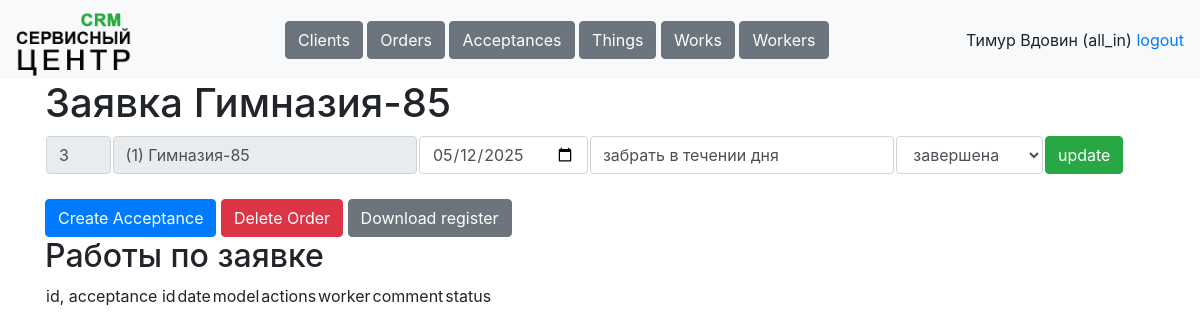
The app's page /tables/orders/3 (signed in) with its own data.
### data/tables.py (models this page shows, shortened)
class Worker(db_session.SqlAlchemyBase, SerializerMixin, UserMixin):
    __tablename__ = 'workers'
    id = Column(sqlalchemy.Integer, primary_key=True, autoincrement=True)
    username = Column(sqlalchemy.String, nullable=True)
    name = Column(sqlalchemy.String, nullable=True)
    password = Column(sqlalchemy.String, nullable=True)
    role = Column(sqlalchemy.String, nullable=True)
    phone = Column(sqlalchemy.String, nullable=True)
    comment = Column(sqlalchemy.String, nullable=True)
    works = orm.relationship('Work', back_populates='worker')
    acceptances = orm.relationship('Acceptance', back_populates='worker')

class Client(db_session.SqlAlchemyBase, SerializerMixin):
    __tablename__ = 'clients'
    id = Column(sqlalchemy.Integer, primary_key=True, autoincrement=True)
    name = Column(sqlalchemy.String, nullable=True, default='')
    address = Column(sqlalchemy.String, nullable=True, default='')
    phone = Column(sqlalchemy.String, nullable=True, default='')
    comment = Column(sqlalchemy.String, nullable=True, default='')
    orders = orm.relationship('Order', back_populates='client')
    things = orm.relationship('Thing', back_populates='client')

class Order(db_session.SqlAlchemyBase, SerializerMixin):
    __tablename__ = 'orders'
    id = Column(sqlalchemy.Integer, primary_key=True, autoincrement=True)
    client_id = Column(sqlalchemy.Integer, sqlalchemy.ForeignKey('clients.id'))
    create_date = Column(sqlalchemy.Date, default=dt.date.today())
    comment = Column(sqlalchemy.String, nullable=True, default='')
    status = Column(sqlalchemy.String, nullable=True, default='created')
    client = orm.relationship('Client')
    acceptances = orm.relationship('Acceptance', back_populates='order')

### main.py (the view)
@app.route('/tables/orders/<int:order_id>', methods=['GET', 'POST'])
@stuff.login_and_role_required(current_user, '/tables/order')
def order(order_id):
    if request.method == 'GET':
        return render_template('order.html', user=current_user,
                               order=stuff.get_entry('orders', order_id))
    elif request.method == 'POST':
        stuff.update_entry('orders', request.form)
        return redirect(f'/tables/orders')

### main.py (called while the page is built)
@login_manager.user_loader
def load_user(worker_id):
    worker = stuff.db_sess.get(Worker, worker_id)
    return worker

### stuff.py (called while the page is built)
def is_role_acceptable(role, page):
    return True

def login_and_role_required(current_user, page):
    def wrapper(f):
        @wraps(f)
        def decorated_function(*args, **kwargs):
            if current_user.is_authenticated:
                if is_role_acceptable(current_user.role, page):
                    return f(*args, **kwargs)
                return redirect('/dashboard')
            resp = redirect('/login')
            return resp
        return decorated_function
    return wrapper

def get_table(table, sort='id', reverse=0):
    if table == 'clients':
        return db_sess.query(Client)
    elif table == 'orders':
        return db_sess.query(Order)
    elif table == 'acceptances':
        return db_sess.query(Acceptance)
    elif table == 'things':
        return db_sess.query(Thing)
    elif table == 'works':
        return db_sess.query(Work)
    elif table == 'workers':
        return db_sess.query(Worker)

def get_entry(table, entry_id):
    if table == 'clients':
        return db_sess.query(Client).get(entry_id)
    elif table == 'orders':
        return db_sess.query(Order).get(entry_id)
    elif table == 'acceptances':
        return db_sess.query(Acceptance).get(entry_id)
    elif table == 'things':
        return db_sess.query(Thing).get(entry_id)
    elif table == 'works':
        return db_sess.query(Work).get(entry_id)
    elif table == 'workers':
        return db_sess.query(Worker).get(entry_id)

### templates/order.html (shortened to what this page needs)
{% extends "base.html"%}
{% block content %}
<h1>Заявка {{order.client.name}}</h1>
<form method="post">
<table>
    <tr>
        <td width="6%"><input class="form-control" value="{{order.id}}" name="id" readonly>
        <td><input class="form-control" value="({{order.client_id}}) {{order.client.name}}" name="client" readonly>
        <td width="6%"><input class="form-control" type="date" value="{{order.create_date}}" name="date"></td>
        <td><input class="form-control" value="{{order.comment}}" name="comment"></td>
        <td><select class="form-control" name="status">
            {% for status in [['created', 'создана'], ['in_process', 'в работе'], ['completed', 'завершена']] %}
            {% if status[0] == order.status %}
            <option value="{{status[0]}}" selected>{{status[1]}}</option>
            {% else %}
            <option value="{{status[0]}}">{{status[1]}}</option>
            {% endif %}
            {% endfor %}
        </select></td>
        <td width="10%"><button type="submit" class="btn btn-success">update</button></td>
    </tr>
</table>
</form><br>
<a class="btn btn-primary" href="/tables/acceptances/new/{{order.id}}" role="button">Create Acceptance</a>
{% if user.role == 'all_in' %}
<a class="btn btn-danger" href="/tables/orders/{{order.id}}/delete" role="button">Delete Order</a>
{% endif %}
<a class="btn btn-secondary" href="#" role="button">Download register</a>
<br><h2>Работы по заявке</h2>
<table>
    <tr>
        <td colspan="2">id, acceptance id</td>
        <td>date</td>
        <td>model</td>
        <td>actions</td>
        <td>worker</td>
        <td>comment</td>
        <td colspan="2">status</td>
    </tr>
</table>
{% endblock %}

### templates/base.html (shortened to what this page needs)
<!doctype html>
<html>
<head>
    <link rel="stylesheet"
          href="https://stackpath.bootstrapcdn.com/bootstrap/4.4.1/css/bootstrap.min.css"
>
    <link rel="stylesheet" href="static/css/style.css" />
</head>
<body>
<header>
    <nav class="navbar navbar-light bg-light">
        <a class="navbar-brand" style="height: 63px;" href="/dashboard"><img height="63px" src="/static/icons/logo.png"></a>
        <div>
            {% if user.role == "manager" %}
                <a class="btn btn-secondary" href="/tables/clients" role="button">Clients</a>
                <a class="btn btn-secondary" href="/tables/orders" role="button">Orders</a>
            {% elif user.role == "courier" %}
                <a class="btn btn-secondary" href="/tables/orders" role="button">Orders</a>
                <a class="btn btn-secondary" href="/tables/acceptances" role="button">Acceptances</a>
                <a class="btn btn-secondary" href="/tables/things" role="button">Things</a>
            {% elif user.role == "worker" %}
                <a class="btn btn-secondary" href="/tables/acceptances" role="button">Acceptances</a>
                <a class="btn btn-secondary" href="/tables/works" role="button">Works</a>
                <a class="btn btn-secondary" href="/tables/things" role="button">Things</a>
            {% else %}
                <a class="btn btn-secondary" href="/tables/clients" role="button">Clients</a>
                <a class="btn btn-secondary" href="/tables/orders" role="button">Orders</a>
                <a class="btn btn-secondary" href="/tables/acceptances" role="button">Acceptances</a>
                <a class="btn btn-secondary" href="/tables/things" role="button">Things</a>
                <a class="btn btn-secondary" href="/tables/works" role="button">Works</a>
                <a class="btn btn-secondary" href="/tables/workers" role="button">Workers</a>
            {% endif %}
        </div>
        <div>
            <a>{{user.name}} ({{user.role}})</a>
            <a href="/logout">logout</a>
        </div>
    </nav>
</header>
<main role="main" class="container">
    {% block content %}{% endblock %}
</main>
</body>
</html>

### records on screen
Worker: name "Тимур Вдовин", role "all_in"
Client: client.name "Гимназия-85"
Order: id "3", client "(1) Гимназия-85", date "05/12/2025", comment "забрать в течении дня", status "завершена"
